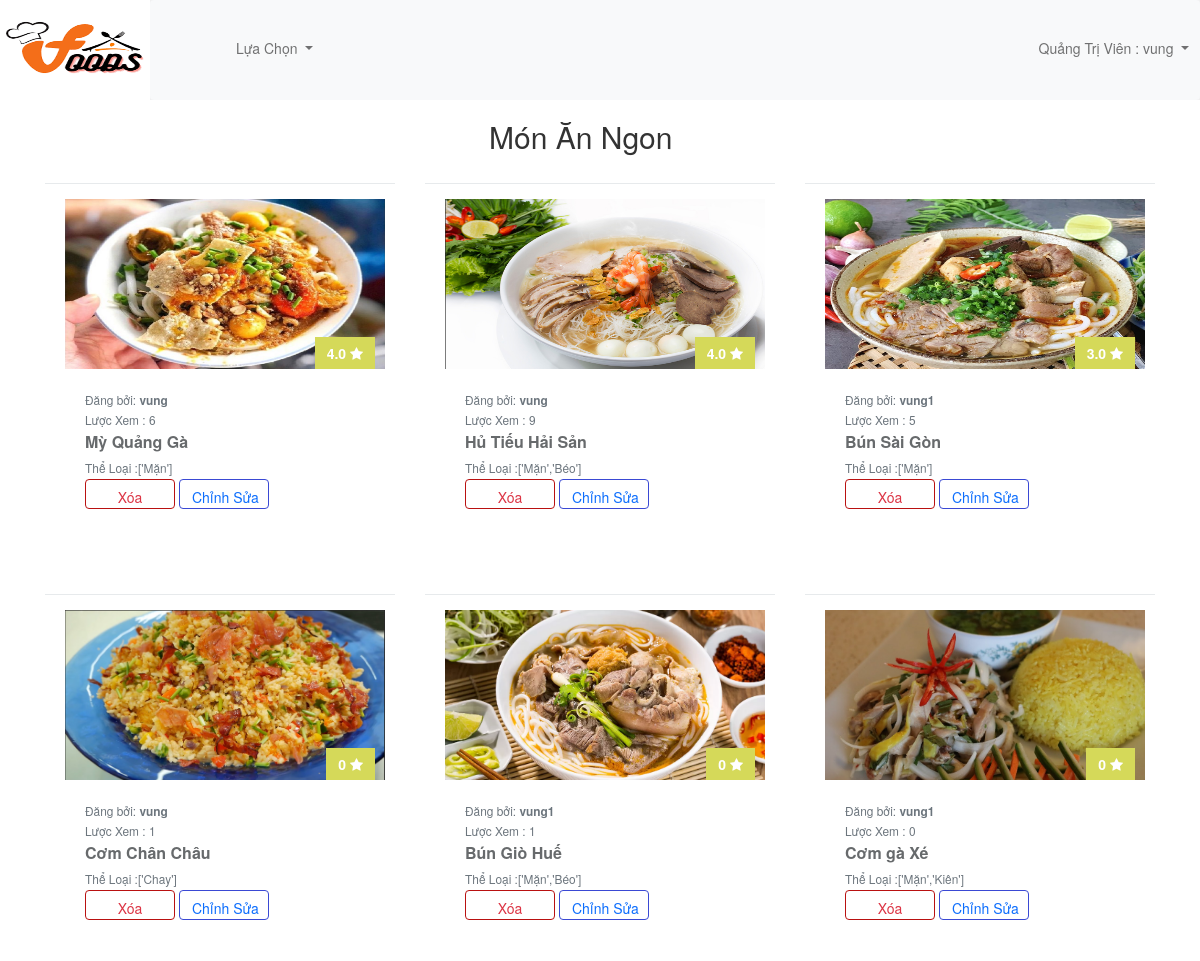
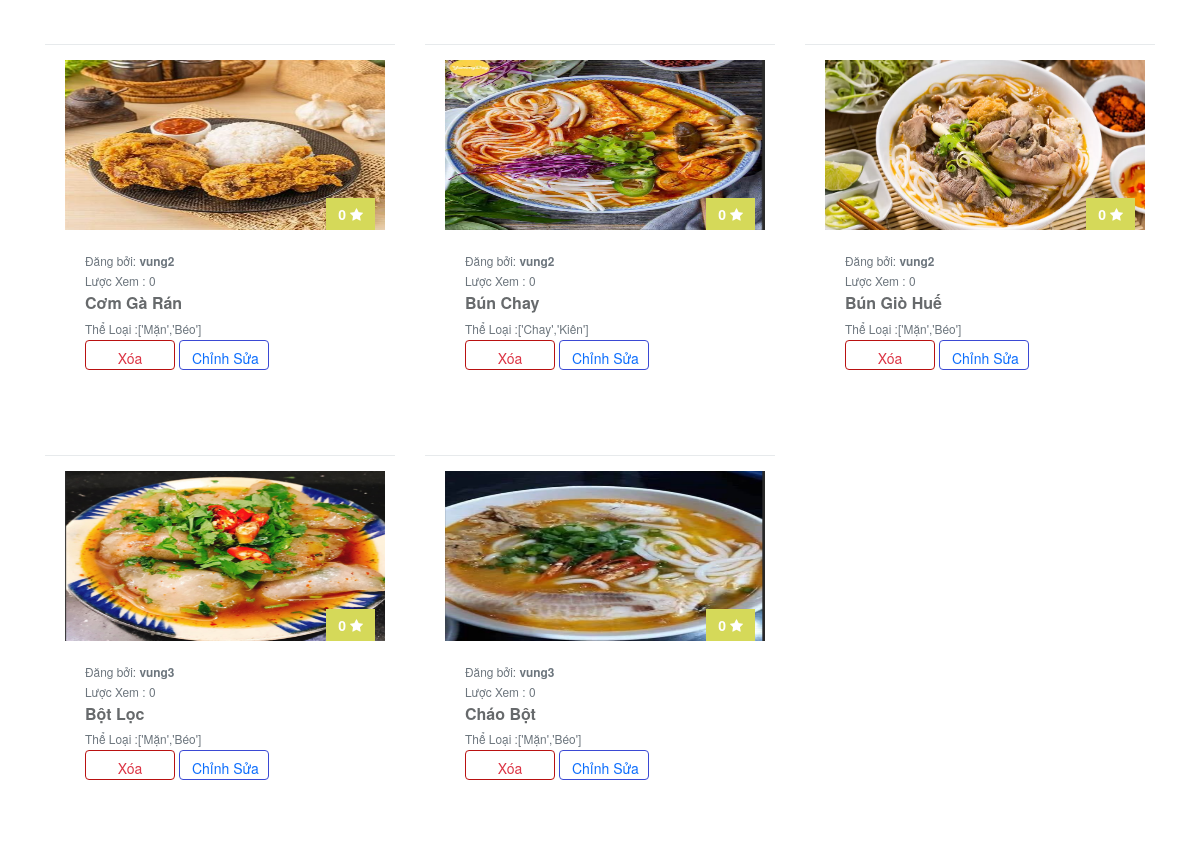
Page /top-rating/ (signed in) on the committed database (2 pictures, top to bottom).
### myapp/models.py (models this page shows, shortened)
class Recipe(models.Model):
    title = models.CharField(max_length=100,null=True)
    author = models.ForeignKey('auth.User', on_delete=models.CASCADE)
    introduce =  models.CharField(max_length=100,null=True)
    description = models.CharField(max_length=200,null=True)
    created_at = models.DateTimeField(auto_now_add=True)
    views = models.IntegerField(default=0)
    liked_tym = models.ManyToManyField(User, related_name='liked_recipes', blank=True)
    average_rating = models.FloatField(default=0)
    CLASSIFY_CHOICES = [
            ('Mặn', 'Mặn'),
            ('Chay', 'Chay'),
            ('Kiên', 'Kiên'),
            ('Béo', 'Béo'),
        ]
    classify = models.CharField(max_length=10, choices=CLASSIFY_CHOICES)
    @property
    def average_rating(self):
        ratings = self.ratings.all()
        if ratings.exists():
            return round(sum(rating.stars for rating in ratings) / ratings.count(), 2)
        return 0

class RecipeImage(models.Model):
    recipe = models.ForeignKey(Recipe, related_name='images', on_delete=models.CASCADE)
    image = models.ImageField(upload_to='images/')
    uploaded_at = models.DateTimeField(auto_now_add=True)

class Rating(models.Model):
    recipe = models.ForeignKey(Recipe, related_name='ratings', on_delete=models.CASCADE)
    user = models.ForeignKey(User, on_delete=models.CASCADE)
    stars = models.PositiveIntegerField(default=1)
    class Meta:
        unique_together = ('user', 'recipe')  # Đảm bảo mỗi người dùng chỉ đánh giá một công thức một lần

### myapp/views.py (the view)
# urls.py: path('top-rating/', views.rating_recipes, name='rating_recipes'),
@login_required
def rating_recipes(request):
    recipes = sorted(Recipe.objects.all(), key=lambda r: r.average_rating, reverse=True)
    context = {
        'recipes': recipes,
    }
    return render(request, 'myapp/filter_rating.html', context)

### myapp/templates/myapp/filter_rating.html
{% extends "admin/admin.html" %}
{%load static%}
{%block view%}
<link href="https://maxcdn.bootstrapcdn.com/font-awesome/4.3.0/css/font-awesome.min.css" rel="stylesheet">
<div class="container">
    <h2 style="padding-left: 40%;">Món Ăn Ngon </h2>
<div class="row">
    {% for recipe in recipes %}
    <div class="col-md-4">
        <div class="ibox" style="padding-top: 20px;">
            <div class="ibox-content product-box" >
                {% if recipe.images.first %}
                <div class="product"  style="height: 170px;">
                    <img style="height: 170px;width: 320px;"  src="{{ recipe.images.first.image.url }}" alt="">
                </div>
                {% endif %}
                <div class="product-desc">
                    <span class="product-price">
                        {{ recipe.average_rating }} {{recipe.tym}} <i class="fa fa-star checked"></i>
                    </span>
                    <small class="text-muted">Đăng bởi: <b>{{ recipe.author.username }}</b> </small>
                    <br>
                    <small class="text-muted">Lược Xem : {{ recipe.views }}</small>
                    <a href="{%url 'detail' recipe.id %}" class="product-name"> {{recipe.title}}</a>
                    <div>
                    <small style="float: left;" class="text-muted">Thể Loại : </small>
                                {% for category in recipe.classify %}
                                    <small class="text-muted" style="float: left;"> {{ category }} </small>
                                {% endfor %}
                    </div>
                    <div class="m-t text-righ" style='padding-top: 20px;'>
                        <a href="{% url 'admin_delete' recipe.id %}" class="btn btn-outline-danger" style="height: 30px;width: 90px;padding-top: 7px;border: 1px solid #b91111;" > Xóa </a>
                        <a href="{% url 'admin_edit' recipe.id %}" class="btn btn-outline-primary" style="height: 30px;width: 90px;padding-top: 7px;border: 1px solid #3a49d4;">Chỉnh Sửa</a>
                    </div>
                </div>
            </div>
        </div>
    </div>
    {% endfor %}
</div>
</div>
{%endblock view%}

### myapp/templates/admin/admin.html (shortened to what this page needs)
{% load static %}
<!DOCTYPE html>
<html lang="en">
<head>
    <link href="https://cdn.jsdelivr.net/npm/bootstrap@5.0.2/dist/css/bootstrap.min.css" rel="stylesheet">
    <link href="https://maxcdn.bootstrapcdn.com/font-awesome/4.7.0/css/font-awesome.min.css" rel="stylesheet">
    <link rel="stylesheet" href="{%static "css/fixbase.css"%}">
    <link rel="stylesheet" href="{%static "css/fixhome.css"%}">
    <link href="https://maxcdn.bootstrapcdn.com/font-awesome/4.3.0/css/font-awesome.min.css" rel="stylesheet">
    <link href="//maxcdn.bootstrapcdn.com/bootstrap/3.3.0/css/bootstrap.min.css" rel="stylesheet" id="bootstrap-css">
</head>
<body>
    <div class='home'>
        <a href="{% url 'ad' %}"><img style="width: 150px; height: 100px;" src="{% static "imgg/logo.png" %}" alt=""></a>
        <nav class="navbar navbar-expand-lg navbar-light bg-light" style="height: 100px;width: auto; padding-left: 40px;">
            <div class="left">
                <ul class="navbar-nav me-auto mb-2 mb-lg-0">
                  <li class="nav-item dropdown">
                    <a class="nav-link dropdown-toggle" href="#" id="navbarDropdown" role="button" data-bs-toggle="dropdown" aria-expanded="false" style="height: 95px; padding-top:35px;padding-left: 45px;">
                      Lựa Chọn
                    </a>
                   </li>
                </ul>
            </div>
            <div class="right" style="padding-left: 70% ;">
              <ul class="navbar-nav me-auto mb-2 mb-lg-0">
                <li class="nav-item dropdown">
                  <a class="nav-link dropdown-toggle" href="#" role="button" data-bs-toggle="dropdown" aria-expanded="false" style="height: 95px; padding-top:35px;padding-left: 15px;">Quảng Trị Viên :
                    {{request.user}}
                  </a>
                </li>
            </div>
          </nav>
    </div>
    {% block admin_edit %}
    {% block view %}{% endblock view %}
{% endblock admin_edit %}
</body>
</html>

### myapp/static/css/fixbase.css (style rules this page uses)
.home { background-color: rgb(240, 240, 240); height: 100px; }
.home img { float: left; }

### myapp/static/css/fixhome.css (style rules this page uses)
body { margin-top:20px; background:#eee; }
.product-box { padding: 0; border: 1px solid #e7eaec; }
.product-desc { padding: 20px; position: relative; }
.product-name { font-size: 16px; font-weight: 600; color: #676a6c; display: block; margin: 2px 0 5px 0; }
.product-price { font-size: 14px; font-weight: 600; color: #ffffff; background-color: #d5d959; padding: 6px 12px; position: absolute; top: -32px; right: 0; }
.ibox { clear: both; margin-bottom: 25px; margin-top: 0; padding: 0; }
.ibox:after, .ibox:before { display: table; }
.ibox-content { background-color: #ffffff; color: inherit; padding: 15px 20px 20px 20px; border-color: #e7eaec; border-image: none; border-style: solid solid none; border-width: 1px 0; }

### rows in the picture
Recipe: images.first.image (picture), average_rating "4.0", author.username "vung", views "6", title "Mỳ Quảng Gà", classify "[" "'" "M" "ă" "n" "'" "]"
Recipe: images.first.image (picture), average_rating "4.0", author.username "vung", views "9", title "Hủ Tiếu Hải Sản", classify "[" "'" "M" "ă" "n" "'" "," "'" "B" "e" "o" "'" "]"
Recipe: images.first.image (picture), average_rating "3.0", author.username "vung1", views "5", title "Bún Sài Gòn", classify "[" "'" "M" "ă" "n" "'" "]"
Recipe: images.first.image (picture), average_rating "0", author.username "vung", views "1", title "Cơm Chân Châu", classify "[" "'" "C" "h" "a" "y" "'" "]"
Recipe: images.first.image (picture), average_rating "0", author.username "vung1", views "1", title "Bún Giò Huế", classify "[" "'" "M" "ă" "n" "'" "," "'" "B" "e" "o" "'" "]"
Recipe: images.first.image (picture), average_rating "0", author.username "vung1", views "0", title "Cơm gà Xé", classify "[" "'" "M" "ă" "n" "'" "," "'" "K" "i" "ê" "n" "'" "]"
Recipe: images.first.image (picture), average_rating "0", author.username "vung2", views "0", title "Cơm Gà Rán", classify "[" "'" "M" "ă" "n" "'" "," "'" "B" "e" "o" "'" "]"
Recipe: images.first.image (picture), average_rating "0", author.username "vung2", views "0", title "Bún Chay", classify "[" "'" "C" "h" "a" "y" "'" "," "'" "K" "i" "ê" "n" "'" "]"
Recipe: images.first.image (picture), average_rating "0", author.username "vung2", views "0", title "Bún Giò Huế", classify "[" "'" "M" "ă" "n" "'" "," "'" "B" "e" "o" "'" "]"
Recipe: images.first.image (picture), average_rating "0", author.username "vung3", views "0", title "Bột Lọc", classify "[" "'" "M" "ă" "n" "'" "," "'" "B" "e" "o" "'" "]"
Recipe: images.first.image (picture), average_rating "0", author.username "vung3", views "0", title "Cháo Bột", classify "[" "'" "M" "ă" "n" "'" "," "'" "B" "e" "o" "'" "]"

### other values in the picture
{{ request.user }} "vung"
